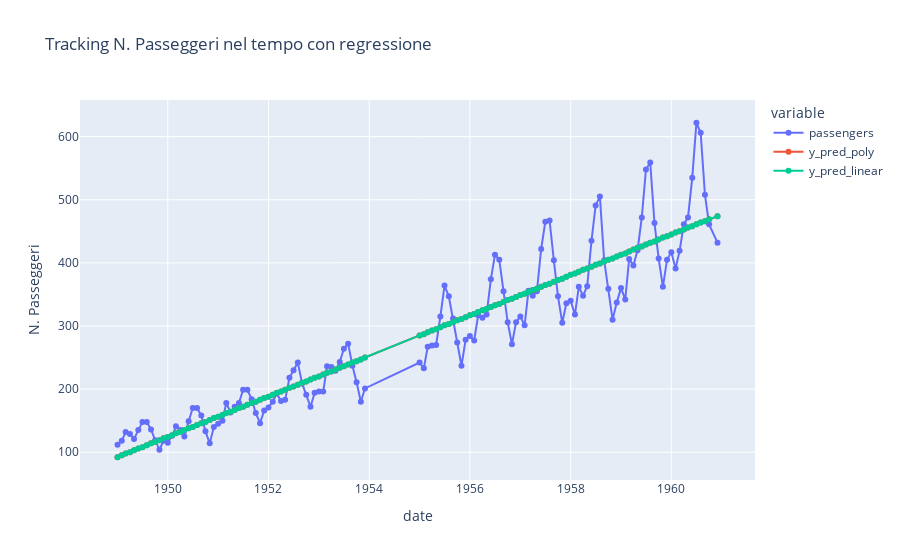

Source (notebook cell):
### Markdown cell above
### Es 1
Hai a disposizione un file `data.csv` contenente dati mensili di passeggeri con due colonne:

- `date`: data in formato `YYYY-MM` (mese/anno)
- `passengers`: numero di passeggeri per quel mese


Costruisci un modello di **regressione polinomiale** che approssima l’andamento del numero di passeggeri nel tempo.

1. Carica il dataset.
2. Convertilo in un formato numerico utilizzando una colonna `mese_numerico` che conti i mesi a partire da gennaio 1949.
3. Applica una regressione polinomiale (grado a tua scelta).
4. Calcola l’RMSE tra i valori reali e quelli predetti.
5. Visualizza i dati reali e la curva stimata con Plotly.

### Code cell
import pandas as pd
import numpy as np
from datetime import datetime
import matplotlib.pyplot as plt
from sklearn.preprocessing import PolynomialFeatures
from sklearn.pipeline import make_pipeline
from sklearn.linear_model import LinearRegression
from sklearn.metrics import mean_absolute_error
from sklearn.metrics import root_mean_squared_error
import plotly.express as px

#1
df = pd.read_csv("dataPassengers.csv")
print(df.head())

#2
df['date'] = pd.to_datetime(df['date'])
inizio = pd.to_datetime('1949-01')
df['mese_numerico'] = ((df['date'].dt.year - inizio.year) * 12 + (df['date'].dt.month - inizio.month) + 1)
print(df.head())

#3
df.dropna(inplace=True)
model = make_pipeline(PolynomialFeatures(degree=1), LinearRegression())
model.fit(df[['mese_numerico']], df['passengers'])
yPred = model.predict(df[['mese_numerico']])
yPred = np.maximum(0, np.round(yPred)).astype(int)
model_linear = LinearRegression()
model_linear.fit(df[['mese_numerico']], df['passengers'])
yPredLinear = model_linear.predict(df[['mese_numerico']])
yPredLinear = np.maximum(0, np.round(yPredLinear)).astype(int)

plt.figure(figsize=(12, 6))
plt.title('Tracking Passeggeri')
plt.plot(df['date'], df['passengers'], label='Dati originali', color='blue')
plt.plot(df['date'], yPred, label='Regressione polinomiale', color='orange')
plt.plot(df['date'], yPredLinear, label='Regressione lineare', color='red')
plt.xlabel('Data')
plt.ylabel('Numero di passeggeri')
plt.legend()
plt.grid()
plt.show()

#4
print(f"RMSE Regressione lineare: {root_mean_squared_error(df['passengers'], yPredLinear)}")
print(f"RMSE Regressione polinomiale: {root_mean_squared_error(df['passengers'], yPred)}")

#5
df['y_pred_poly'] = yPred
df['y_pred_linear'] = yPredLinear
fig = px.line(df, x='date', y=['passengers', 'y_pred_poly', 'y_pred_linear'],labels={'value': 'N. Passeggeri'},title='Tracking N. Passeggeri nel tempo con regressione')
fig.update_traces(mode='lines+markers')
fig.show()

### Figure 1 — Plotly figure (JSON) as saved in the notebook; plotly's stock layout.template omitted (floating-point values rounded to 4 significant figures; data arrays with more than 128 entries replaced by an {"elided": "..."} marker saying what was removed)
{"data": [{"hovertemplate": "variable=passengers<br>date=%{x}<br>N. Passeggeri=%{y}<extra></extra>", "legendgroup": "passengers", "line": {"color": "#636efa", "dash": "solid"}, "marker": {"symbol": "circle"}, "mode": "lines+markers", "name": "passengers", "orientation": "v", "showlegend": true, "type": "scatter", "x": {"elided": "131 str values"}, "xaxis": "x", "y": {"elided": "131 int values"}, "yaxis": "y"}, {"hovertemplate": "variable=y_pred_poly<br>date=%{x}<br>N. Passeggeri=%{y}<extra></extra>", "legendgroup": "y_pred_poly", "line": {"color": "#EF553B", "dash": "solid"}, "marker": {"symbol": "circle"}, "mode": "lines+markers", "name": "y_pred_poly", "orientation": "v", "showlegend": true, "type": "scatter", "x": {"elided": "131 str values"}, "xaxis": "x", "y": {"elided": "131 int values"}, "yaxis": "y"}, {"hovertemplate": "variable=y_pred_linear<br>date=%{x}<br>N. Passeggeri=%{y}<extra></extra>", "legendgroup": "y_pred_linear", "line": {"color": "#00cc96", "dash": "solid"}, "marker": {"symbol": "circle"}, "mode": "lines+markers", "name": "y_pred_linear", "orientation": "v", "showlegend": true, "type": "scatter", "x": {"elided": "131 str values"}, "xaxis": "x", "y": {"elided": "131 int values"}, "yaxis": "y"}], "layout": {"legend": {"title": {"text": "variable"}, "tracegroupgap": 0}, "title": {"text": "Tracking N. Passeggeri nel tempo con regressione"}, "xaxis": {"anchor": "y", "domain": [0, 1], "title": {"text": "date"}}, "yaxis": {"anchor": "x", "domain": [0, 1], "title": {"text": "N. Passeggeri"}}}}
